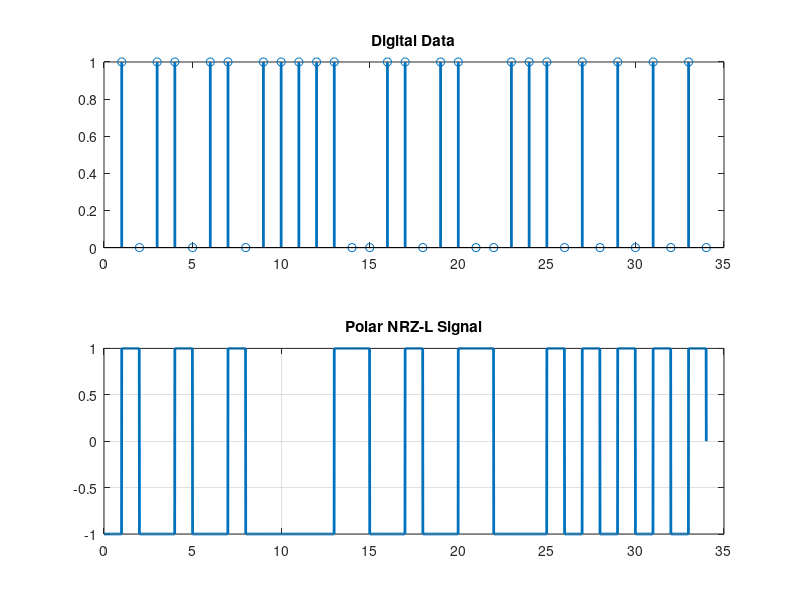

MATLAB code for this plot:
clc;
clear;
close all;

bits = [1 0 1 1 0 1 1 0 1 1 1 1 1 0 0 1 1 0 1 1 0 0 1 1 1 0 1 0 1 0 1 0 1 0];
fs = 100; 
t = 0:1/fs:length(bits);
y = zeros(1, length(t));

for i = 1:length(bits)
   y((i-1)*fs+1 : i*fs) = (bits(i) == 0)*1 + (bits(i) == 1)*-1;
end

figure;
subplot(2,1,1);
stem(bits, 'LineWidth', 2); 
title('Digital Data');

subplot(2,1,2); 
plot(t, y, 'LineWidth', 2); 
title('Polar NRZ-L Signal');
grid on;
